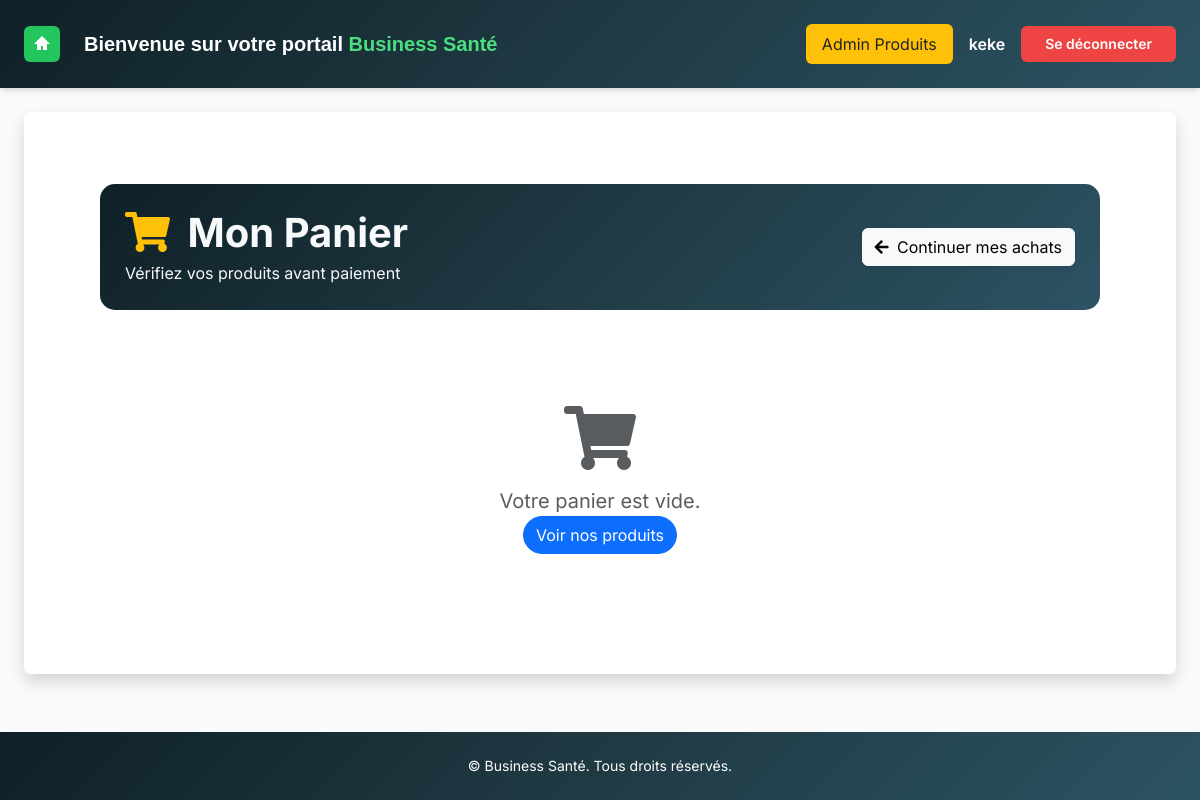
Before: /panier/ (signed in) with the older database file.
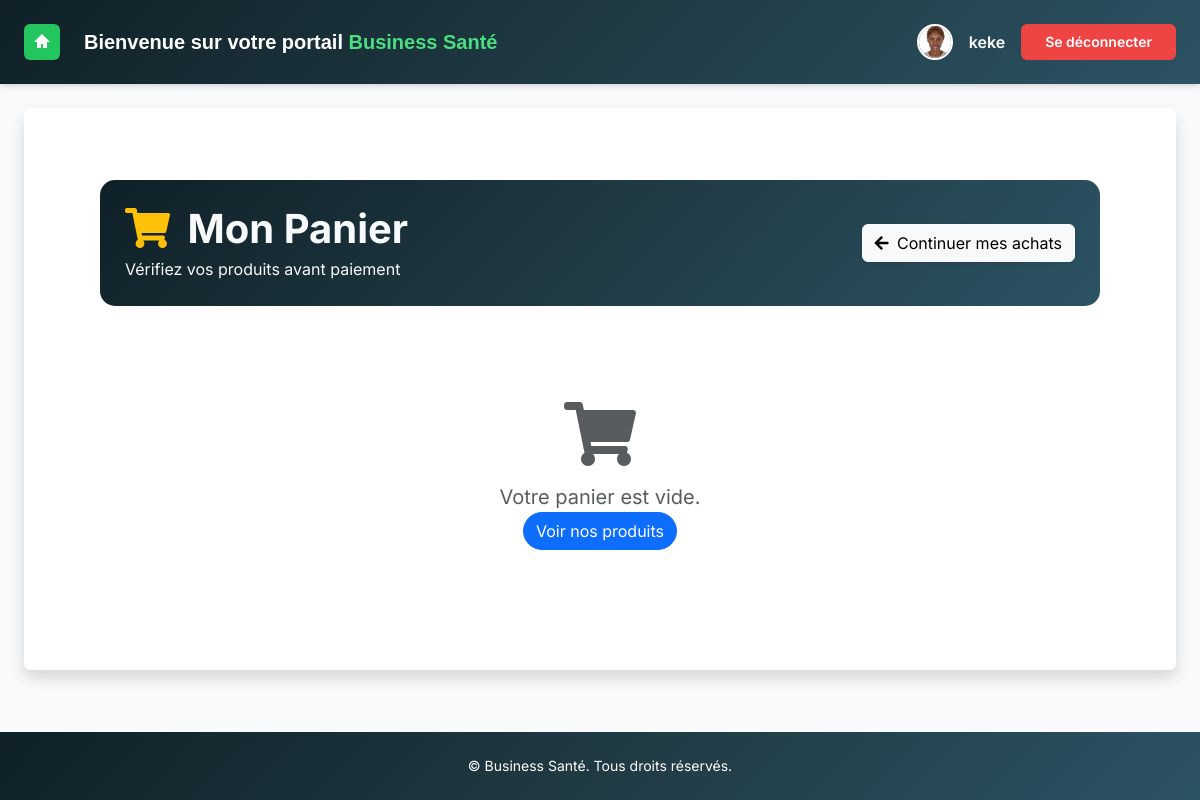
After: the same page with the newer database file.
### core/models.py (models this page shows, shortened)
class CustomUser(AbstractUser):
    parrain = models.ForeignKey('self', on_delete=models.SET_NULL, null=True, blank=True,  related_name="filleul")
    gains = models.DecimalField(max_digits=10, decimal_places=2, default=0.00)
    first_name = models.CharField(max_length=150, null=True, blank=True)
    last_name = models.CharField(max_length=150,null=True, blank=True)
    telephone = models.CharField(max_length=20, blank=True)

class Profil(models.Model):
    utilisateur = models.OneToOneField(
    settings.AUTH_USER_MODEL,
    on_delete=models.CASCADE,
    related_name="profil"
)
    solde = models.DecimalField(max_digits=12, decimal_places=2, default=0)
    gains_retires = models.DecimalField(max_digits=12, decimal_places=2, default=0)
    mon_code = models.CharField(max_length=30, default=0, blank=True)
    parrain_code = models.CharField(max_length=30, blank=True,null=True)
    is_paid = models.BooleanField(default=False)
    date_created = models.DateTimeField(default=timezone.now)
    avatar = models.ImageField(upload_to='avatars/', blank=True, null=True)

### core/views.py (the view)
# urls.py: path('panier/', views.panier_view, name='panier'),
@login_required
def panier_view(request):
    panier = Panier.objects.filter(utilisateur=request.user)
    total = Decimal('0.00')
    for item in panier:
        item.total = item.produit.prix * item.quantite
        total += item.total
    context = {
        'panier': panier,
        'total': total
    }
    return render(request, "core/panier.html", {"panier": panier, "total": total})

### core/templates/core/panier.html (shortened to what this page needs)
{% extends 'core/base.html' %}
{% load static %}
{% block content %}
<div class="container py-5">
  <div class="page-header mb-5" style="background: linear-gradient(135deg, #0f2027, #203a43, #2c5364); padding: 25px; border-radius: 15px;">
    <div class="d-flex justify-content-between align-items-center flex-wrap">
      <div>
        <h2 class="fw-bold mb-1 text-light" style="font-size: 2.5rem;">
          <i class="fas fa-shopping-cart text-warning me-2"></i> Mon Panier
        </h2>
        <p class="text-light mb-0">
          Vérifiez vos produits avant paiement
        </p>
      </div>
      <a href="{% url 'produits' %}" class="btn btn-light shadow-sm">
        <i class="fas fa-arrow-left me-1"></i> Continuer mes achats
      </a>
    </div>
  </div>
  {% if panier %}
  <div class="card shadow-sm border-0 rounded-4">
    <div class="card-body">
      <div class="table-responsive">
        <table class="table align-middle">
          <thead class="table-light">
            <tr>
              <th>Produit</th>
              <th>Prix (FC)</th>
              <th>Quantité</th>
              <th>Total (FC)</th>
              <th>Action</th>
            </tr>
          </thead>
          <tbody>
            {% for item in panier %}
            <tr>
              <td>{{ item.produit.nom }}</td>
              <td>{{ item.produit.prix }}</td>
              <td>{{ item.quantite }}</td>
              <td class="text-success fw-bold">
                    {{ item.total }} FC
                </td>
              <td>
                <a href="{% url 'supprimer_du_panier' item.produit.id %}" class="btn btn-danger btn-sm rounded-pill">
                  <i class="fas fa-trash"></i>
                </a>
              </td>
            </tr>
            {% endfor %}
          </tbody>
        </table>
      </div>
      <div class="text-end mt-4">
        <h4>
          Total général :
          <span class="text-success fw-bold">
            {{ total }} FC
          </span>
        </h4>
      </div>
      <button type="button"
            class="btn btn-success btn-lg rounded-pill shadow-sm"
            data-bs-toggle="modal"
            data-bs-target="#confirmationModal">
            <i class="fas fa-credit-card me-2"></i>
            Payer mes produits
        </button>
    </div>
  </div>
  {% else %}
  <div class="text-center py-5">
    <i class="fas fa-shopping-cart fa-4x text-muted mb-3"></i>
    <p class="text-muted fs-5">Votre panier est vide.</p>
    <a href="{% url 'produits' %}" class="btn btn-primary rounded-pill">
      Voir nos produits
    </a>
  </div>
  {% endif %}
</div>
{% endblock %}

### core/templates/core/base.html (shortened to what this page needs)
{% load static %}
<!DOCTYPE html>
<html lang="fr">
<head>
  <script src="https://cdn.tailwindcss.com"></script>
  <link href="https://cdn.jsdelivr.net/npm/bootstrap@5.3.0-alpha1/dist/css/bootstrap.min.css" rel="stylesheet">
  <link href="https://cdnjs.cloudflare.com/ajax/libs/font-awesome/5.15.4/css/all.min.css" rel="stylesheet">
  <link href="https://cdn.jsdelivr.net/npm/bootstrap@5.3.0/dist/css/bootstrap.min.css" rel="stylesheet">
</head>
<body class="bg-slate-50 text-gray-900 font-[Inter] min-h-screen flex flex-col">
<header class="flex items-center justify-between px-6 py-4 shadow-md text-white"
style="background: linear-gradient(135deg, #0f2027, #203a43, #2c5364);">
  <div class="flex items-center gap-4">
    <a href="{% url 'home' %}">
      <button class="bg-green-500 p-2 rounded-md text-white hover:bg-green-600 transition">
        <svg class="w-5 h-5 fill-current" viewBox="0 0 20 20">
          <path d="M10 2L2 10h3v6h4v-4h2v4h4v-6h3L10 2z"/>
        </svg>
      </button>
    </a>
    <h1 class="text-lg md:text-xl font-semibold" style="font-family:Verdana, Geneva, Tahoma, sans-serif;">
      Bienvenue sur votre portail <span class="text-green-400">Business Santé</span>
    </h1>
  </div>
  <div class="flex items-center gap-3">
    {% if request.user.is_staff %}
      <a href="{% url 'admin_produits' %}" class="bg-warning text-dark px-3 py-2 rounded">
        Admin Produits
      </a>
    {% endif %}
  {% if user.profil.avatar %}
    <img src="{{ user.profil.avatar.url }}"
         class="w-9 h-9 rounded-full border-2 border-white">
  {% endif %}
  <span class="font-semibold">{{ user.username }}</span>
  <form method="post" action="{% url 'logout' %}">
  <button type="submit"
          class="bg-red-500 hover:bg-red-600 px-4 py-2 rounded-md text-sm font-semibold text-white transition">
      Se déconnecter
  </button>
  </form>
</div>
</header>
  <div class="flex flex-1">
    <main class="flex-1 p-6">
      <div class="bg-white p-6 rounded shadow">
        {% block content %}
        {% endblock %}
      </div>
    </main>
  </div>
  <footer class="bg-gray-800 text-white py-4 text-center text-sm mt-auto" style=" background: linear-gradient(135deg, #0f2027, #203a43, #2c5364);">
    &copy; {{ now|date:"Y" }} Business Santé. Tous droits réservés.
  </footer>
</body>
</html>

Changed rows visible on the page:
changed CustomUser "keke": profil.avatar: picture added; is_staff True → False (drawn)
Other visible differences:
text no longer shown: "Admin Produits"
